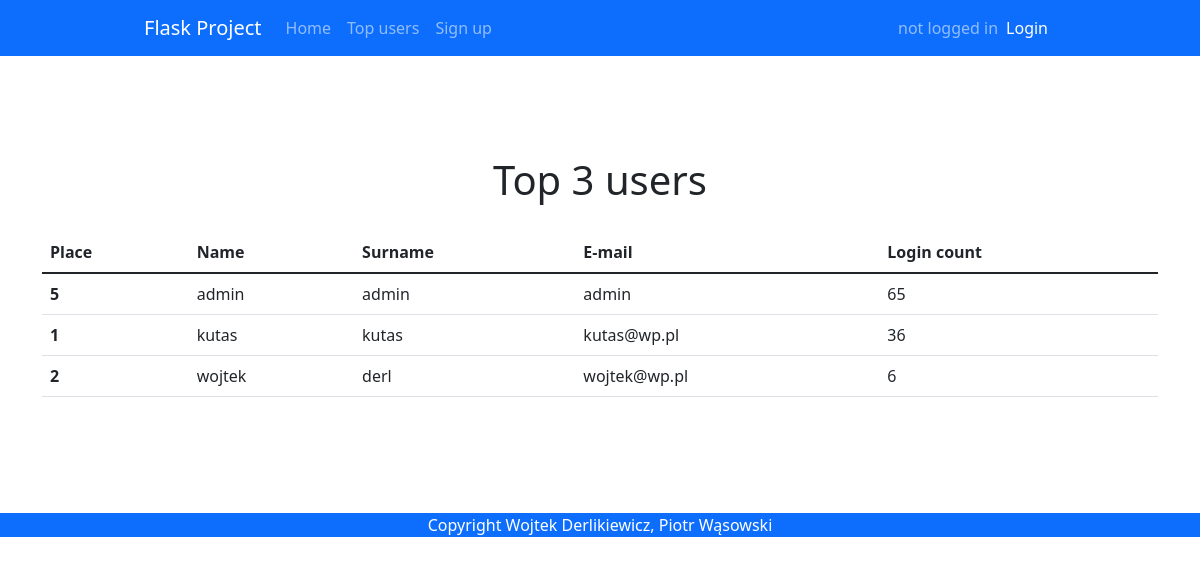
/top_users, run on an earlier commit of the app's database.
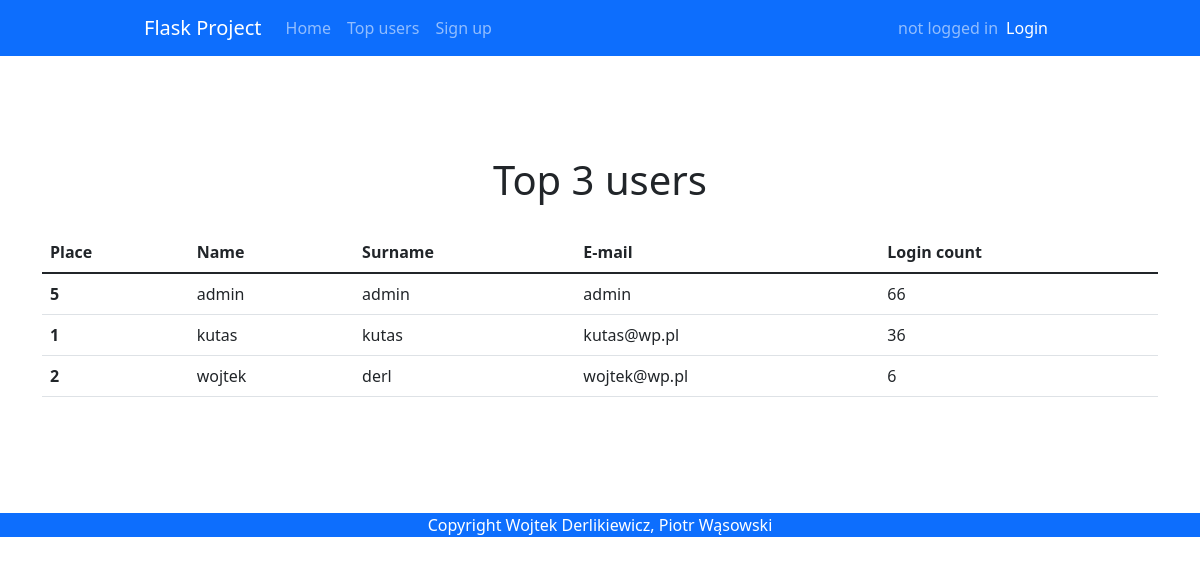
And on a later commit of the database.
### app.py (models this page shows)
class User(db.Model, UserMixin):
    id = db.Column(db.Integer, primary_key = True)
    email = db.Column(db.String(30), nullable=False, unique=True)
    name = db.Column(db.String(20), nullable=False)
    last_name = db.Column(db.String(20), nullable=False)
    password = db.Column(db.String(80), nullable=False)
    login_count = db.Column(db.Integer, nullable=False, default=0)
    isAdmin = db.Column(db.Boolean(), nullable=False, default=False)

### app.py (the view)
@app.route('/top_users', methods=['GET', 'POST'])
def topUsers():
    top_users = db.session.query(User).order_by(User.login_count.desc()).limit(3)
    return render_template('top_users.html', users = top_users)

### templates/top_users.html
{% extends "base.html" %} {% block title %}Top users{% endblock %} {% block content
%}
<h1>Top 3 users</h1>
<table class="table">
  <thead>
    <tr>
      <th scope="col">Place</th>
      <th scope="col">Name</th>
      <th scope="col">Surname</th>
      <th scope="col">E-mail</th>
      <th scope="col">Login count</th>
    </tr>
  </thead>
  <tbody>
    {% for user in users %}
    <tr>
      <th scope="row">{{user.id}}</th>
      <td>{{ user.name }}</td>
      <td>{{ user.last_name }}</td>
      <td>{{ user.email }}</td>
      <td>{{ user.login_count }}</td>
    </tr>
    {% endfor %}
  </tbody>
</table>
{% endblock %}

What changed in the data, as far as the page shows it:
changed User "admin": login_count "65" → "66"
